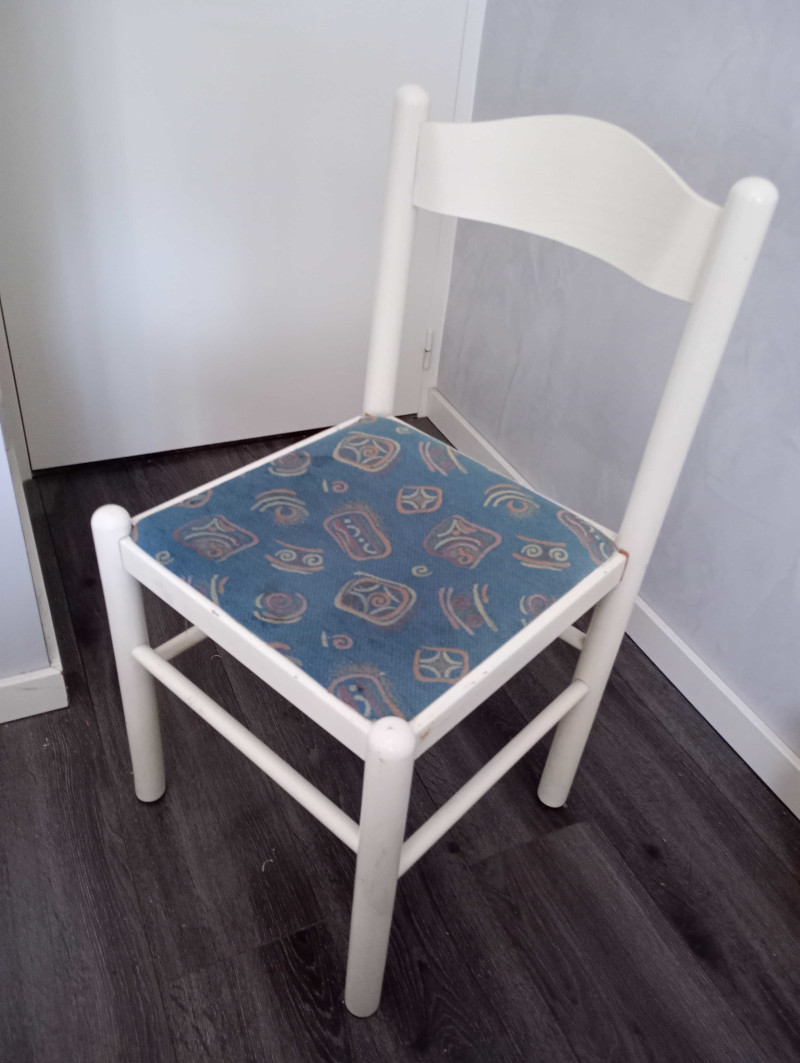
#> input picture img/chair.jpg, 800 x 1063 px, found by its file name
$ jupyter execute --allow-errors images_test.ipynb
#> lines starting #> are read from the running program, lines starting #| are printed output that depends on the picture; after the words box and inside, x2 and y2 are one past the last pixel; in counts of white or black regions, pixels touching at a corner belong together
<a target="_blank" href="https://colab.research.google.com/github/Datacompintensive/HS-25-26/blob/master/GoodFeaturesToTrack/images_test.ipynb">

</a>

[cell 1]
try:
    from google.colab import drive
    IN_COLAB = True
    drive.mount('/content/drive/')
    %cd /content/drive/My Drive/HS-25-26
except:
    IN_COLAB = False
    # Updating imports
    %load_ext autoreload
    %autoreload 2
print(f'Running on {"Google colab" if IN_COLAB else "Local computer"}')

[cell 2]
import os
import numpy as np
import cv2
from matplotlib import pyplot as plt
import torch
import torchvision
import torch.nn.functional as F
import PIL.Image
import time

if IN_COLAB:
    data_dir = "img"
else:
    data_dir = "img"

if not os.path.exists(data_dir):
    raise FileNotFoundError(f"Directory not found: {data_dir}")

[cell 3]
plt.rcParams.update({
    #"text.usetex": True,
    #"font.family": "serif",
    "font.size": 15,
    "figure.figsize": (8, 3)
})

img = cv2.imread(f"{data_dir}/chair.jpg")
#> img is the input picture: shape (1063, 800, 3); mean B, G, R 136.3, 129.3, 132.2
gray = cv2.cvtColor(img,cv2.COLOR_BGR2GRAY)
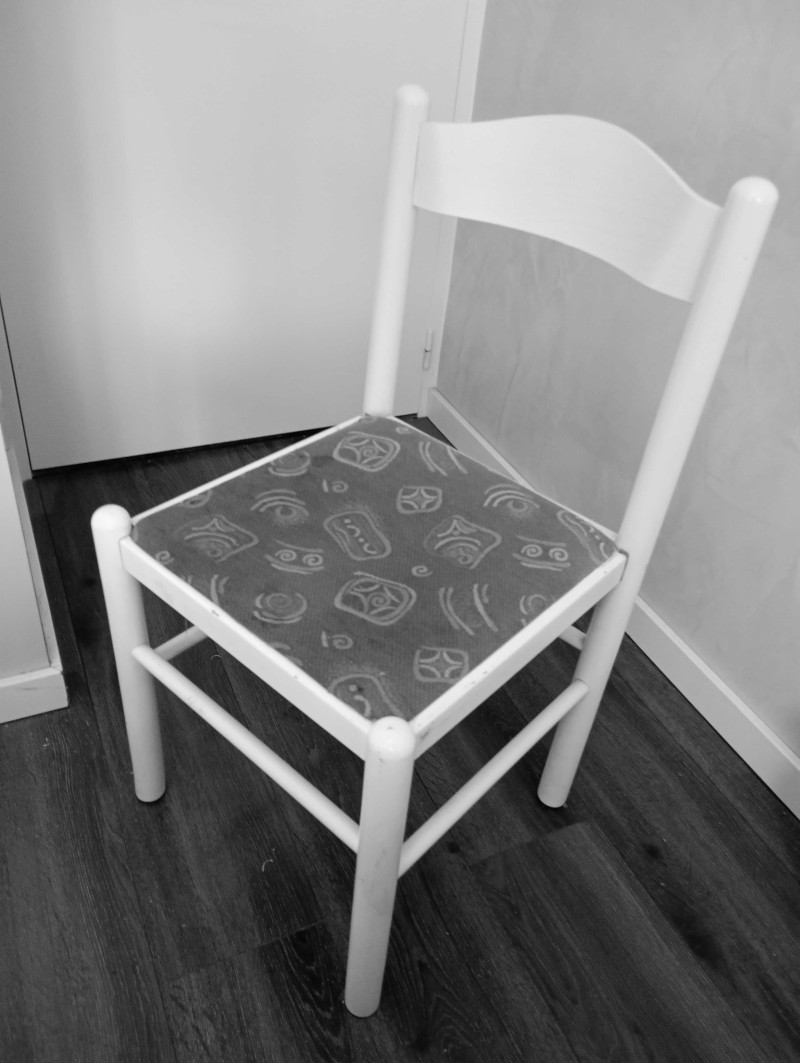
#> gray: shape (1063, 800); min 2, max 249, mean 131

corners = cv2.goodFeaturesToTrack(gray,25,0.01,10)
#> corners = 25 rows, first 8: [625, 632], [193, 625], [358, 824], [572, 625], [416, 414], [131, 516], [395, 416], [364, 761]
corners = corners.astype(np.int32)
#> corners = contour of 25 points, box (x1, y1, x2, y2) (32, 351, 626, 1051), area 135949

for i in corners:
    x,y = i.ravel()
    cv2.circle(img,(x,y),15,255,-1)
#> this loop made 25 passes
#> (x, y) on passes 1 to 12: (625, 632), (193, 625), (358, 824), (572, 625), (416, 414), (131, 516), (395, 416), (364, 761), (66, 705), (404, 841), (32, 470), (271, 860)
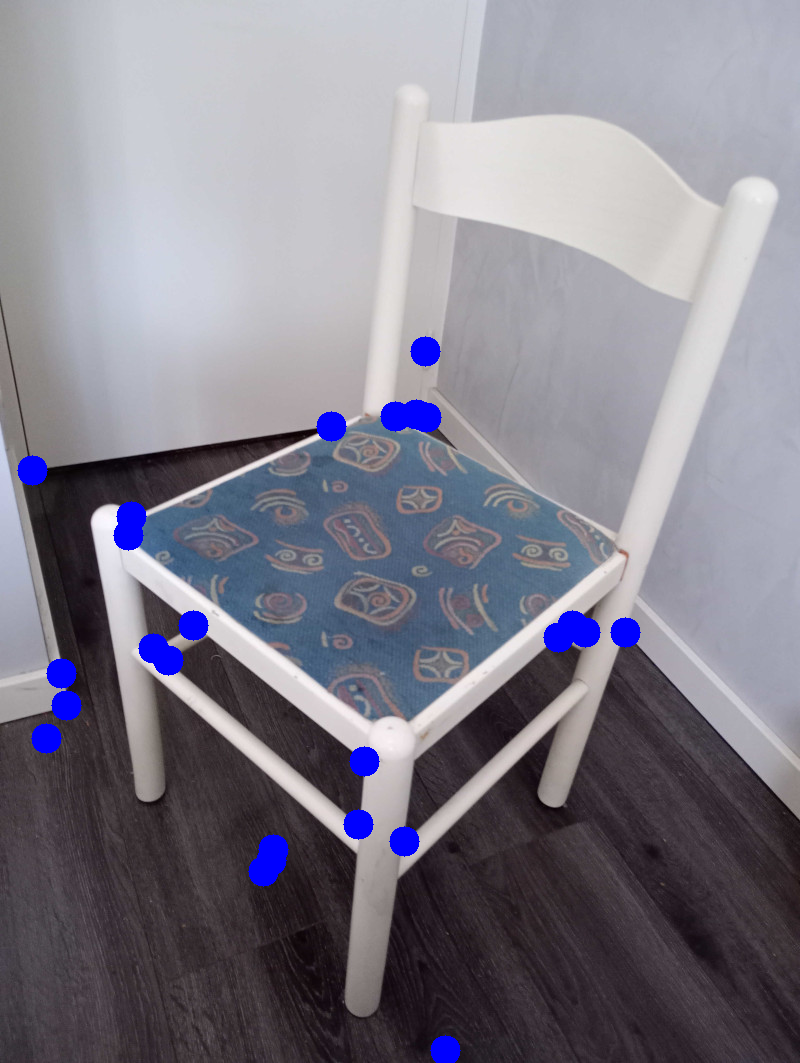
#> img: shape (1063, 800, 3); 1.84% of pixels changed, all inside (x1, y1, x2, y2) = (17, 336, 641, 1063)

fig, axs = plt.subplots(1, 2, layout="constrained")
axs[0].imshow(gray, cmap="gray")
axs[1].imshow(img)
axs[0].set_title("(a) Gray", pad=10)
axs[1].set_title("(b) Features", pad=10)
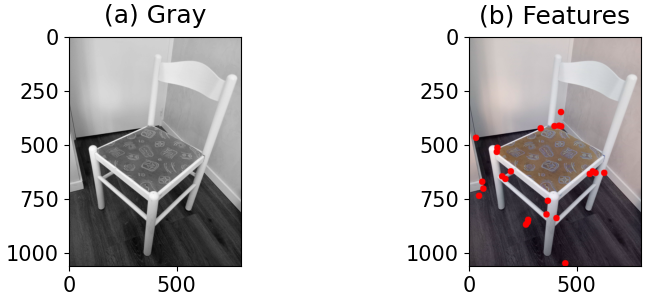
#> figure drawn by matplotlib, 2 panels; B, G, R data is drawn as R, G, B

[cell 4]
Nx2 = 5
Ny2 = 20
Nv2 = 20
#> (the rest of this cell did not finish here and is left out)

[cell 5]
from typing import List
import numpy as np
import torch
import torch.nn.functional as F
import cv2
import time


# [67 lines left out: function transform_images_with_masks, not called in this run]

[cell 6]
plt.rcParams.update({
    #"text.usetex": True,
    #"font.family": "serif",
    "font.size": 15,
    "figure.figsize": (10, 6)
})

fig, axs = plt.subplots(2, 3, layout="constrained")

img = cv2.imread(f"{data_dir}/chair.jpg")
img_original = img.copy()
img_canny = img.copy()
img_method = img.copy()
gray = cv2.cvtColor(img,cv2.COLOR_BGR2GRAY)

# Transforming images
# Canny
canny_edges = cv2.Canny(gray, 100, 200)
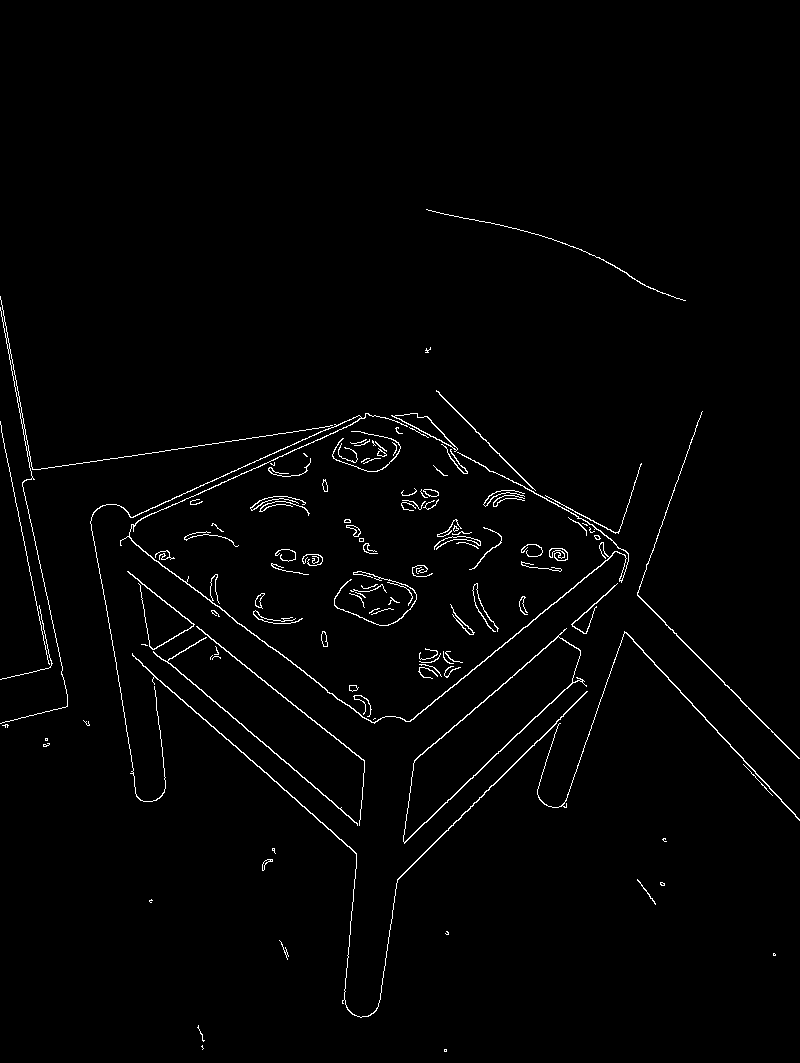
#> canny_edges: shape (1063, 800); 1.6% white in thin lines or dots, all inside (x1, y1, x2, y2) = (0, 209, 800, 1052)

# Antal's method
#> (the rest of this cell did not finish here and is left out)

$ run again, with img/cat.jpg copied over img/chair.jpg
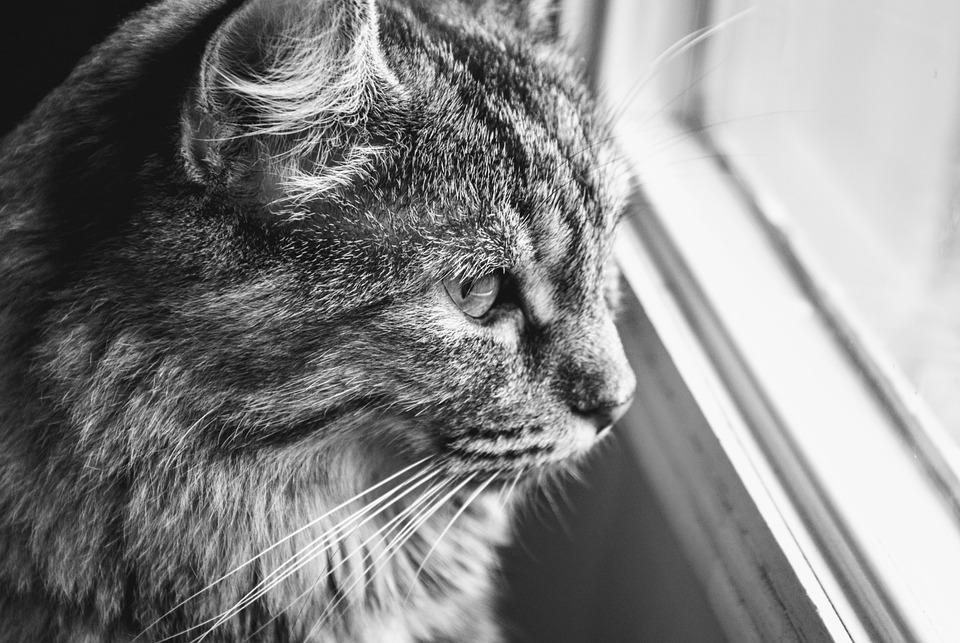
#> input picture img/cat.jpg, 960 x 643 px, found by its file name
#> img is the input picture: shape (643, 960, 3); min 0, max 255, mean 133.1
#> `corners = cv2.goodFeaturesToTrack(gray,25,0.01,10)`: corners = 25 rows, first 8: [360, 117], [390, 267], [381, 153], [494, 214], [350, 95], [350, 122], [487, 259], [336, 121]
#> `corners = corners.astype(np.int32)`: corners = contour of 25 points, box (x1, y1, x2, y2) (293, 95, 521, 339), area 3912
#> the loop `for i in corners:` made 25 passes
#> after the loop `for i in corners:`:
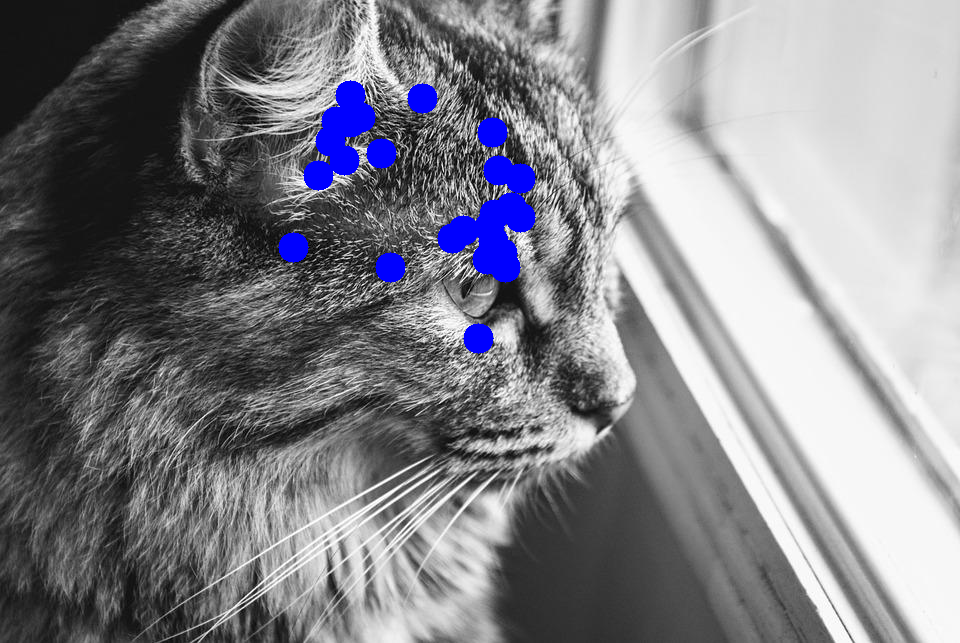
#> img: shape (643, 960, 3); 2.31% of pixels changed, all inside (x1, y1, x2, y2) = (278, 80, 536, 354)
#> `canny_edges = cv2.Canny(gray, 100, 200)`:
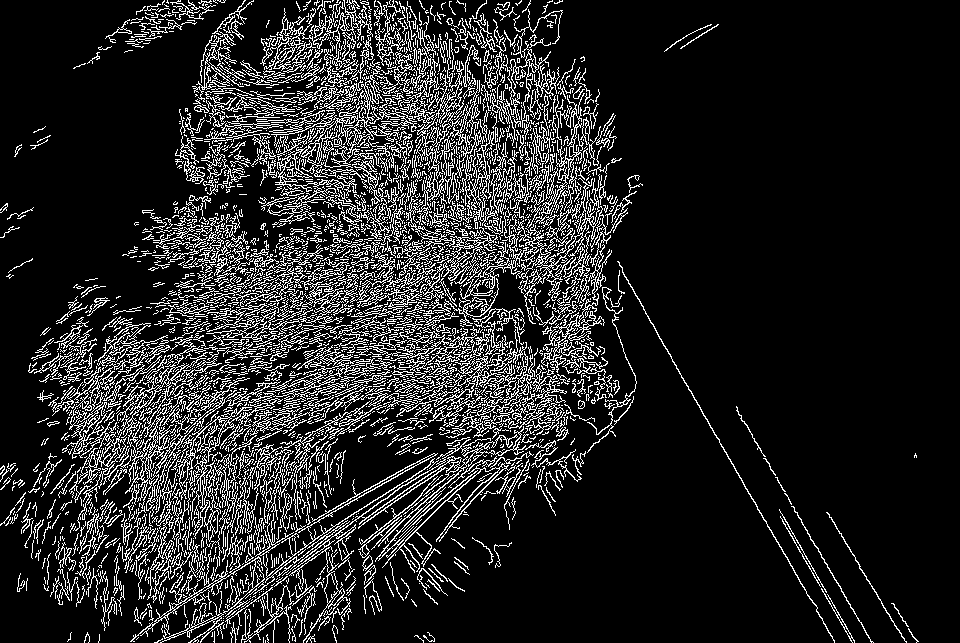
#> canny_edges: shape (643, 960); 14.3% white in thin lines or dots

$ run again, with img/wigner-robot.jpg copied over img/chair.jpg
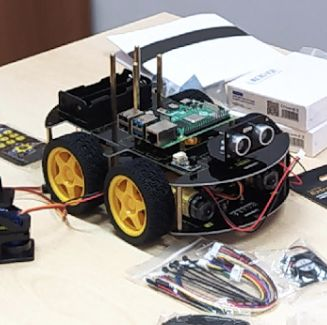
#> input picture img/wigner-robot.jpg, 327 x 325 px, found by its file name
#> img is the input picture: shape (325, 327, 3); mean B, G, R 141.4, 146.1, 151.6
#> `corners = cv2.goodFeaturesToTrack(gray,25,0.01,10)`: corners = 25 rows, first 8: [53, 137], [129, 75], [289, 175], [173, 155], [303, 277], [251, 127], [221, 148], [135, 47]
#> `corners = corners.astype(np.int32)`: corners = contour of 25 points, box (x1, y1, x2, y2) (13, 47, 305, 280), area 11747
#> the loop `for i in corners:` made 25 passes
#> after the loop `for i in corners:`:
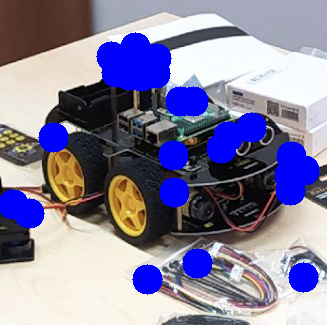
#> img: shape (325, 327, 3); 12.86% of pixels changed, all inside (x1, y1, x2, y2) = (0, 32, 320, 295)
#> `canny_edges = cv2.Canny(gray, 100, 200)`:
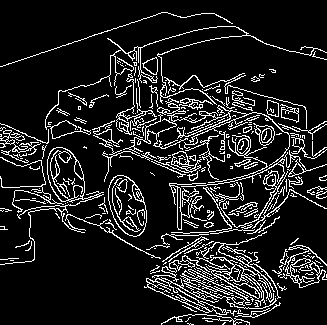
#> canny_edges: shape (325, 327); 12.7% white in thin lines or dots
